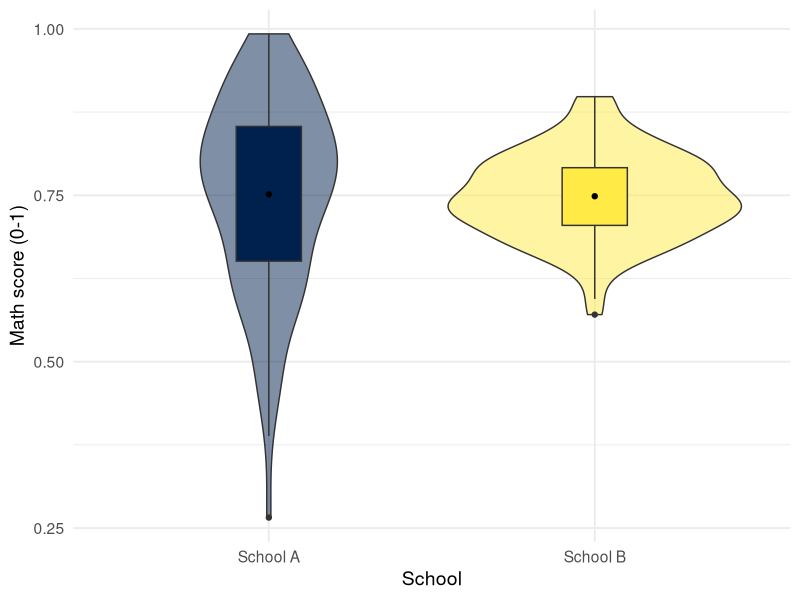

This figure's R source:
## ---- chunk 1
#| fig-width: 8
#| fig-height: 4
#| fig-dpi: 300
#| fig-align: "center"
#| out-width: "40%"

library(ggplot2)
set.seed(78)
# Create data for School A (higher variance)
SchoolA_data <- data.frame(
  School = "School A",
  Score = rbeta(100, shape1 = 7.5, shape2 = 2.5) 
)

# Create data for School B (lower variance)
SchoolB_data <- data.frame(
  School = "School B",
  Score = rbeta(100, shape1 = 37.5, shape2 = 12.5) 
)

# Combine data for plotting
combined_data <- rbind(SchoolA_data, SchoolB_data)

# Create the scatterplot
ggplot(combined_data, aes(x = School, y = Score, fill = School)) + 
  geom_violin(alpha = 0.5) + 
  geom_boxplot(width = 0.2, 
               fatten = NULL) + 
  stat_summary(fun = "mean", 
               geom = "point") +
  stat_summary(fun.data = "mean_cl_boot", # confidence interval
               geom = "errorbar", 
               width = 0.1) +
  scale_fill_viridis_d(option = "E") + 
  scale_y_continuous(name = "Math score (0-1)", 
                     breaks = c(0, .25, .5, .75, 1)) + 
  guides(fill = "none") +
  theme_minimal(14)
## ---- chunk 2
# library(qrcode)
# code <- qr_code("https://osf.io/preprints/psyarxiv/sh6ne")
# plot(code)
